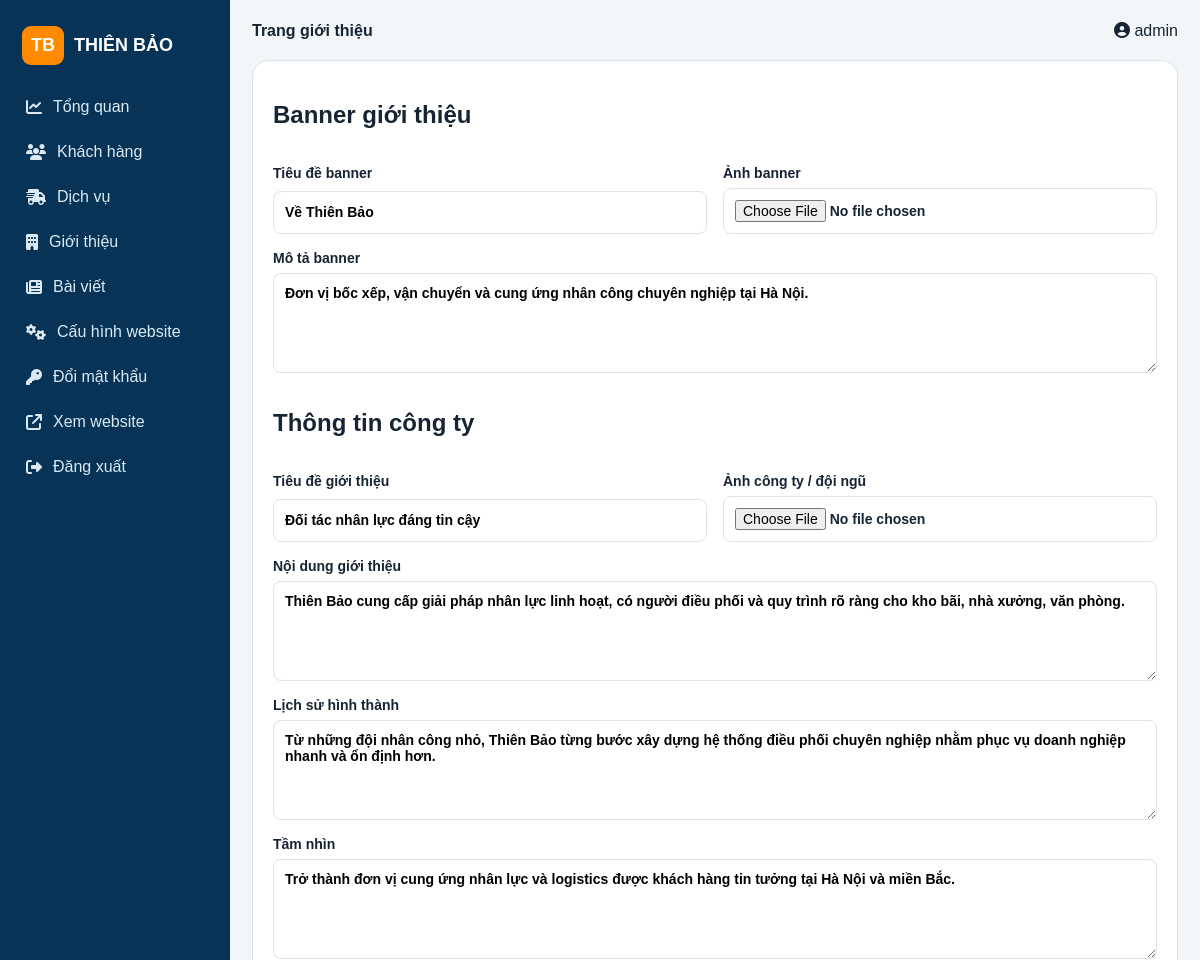
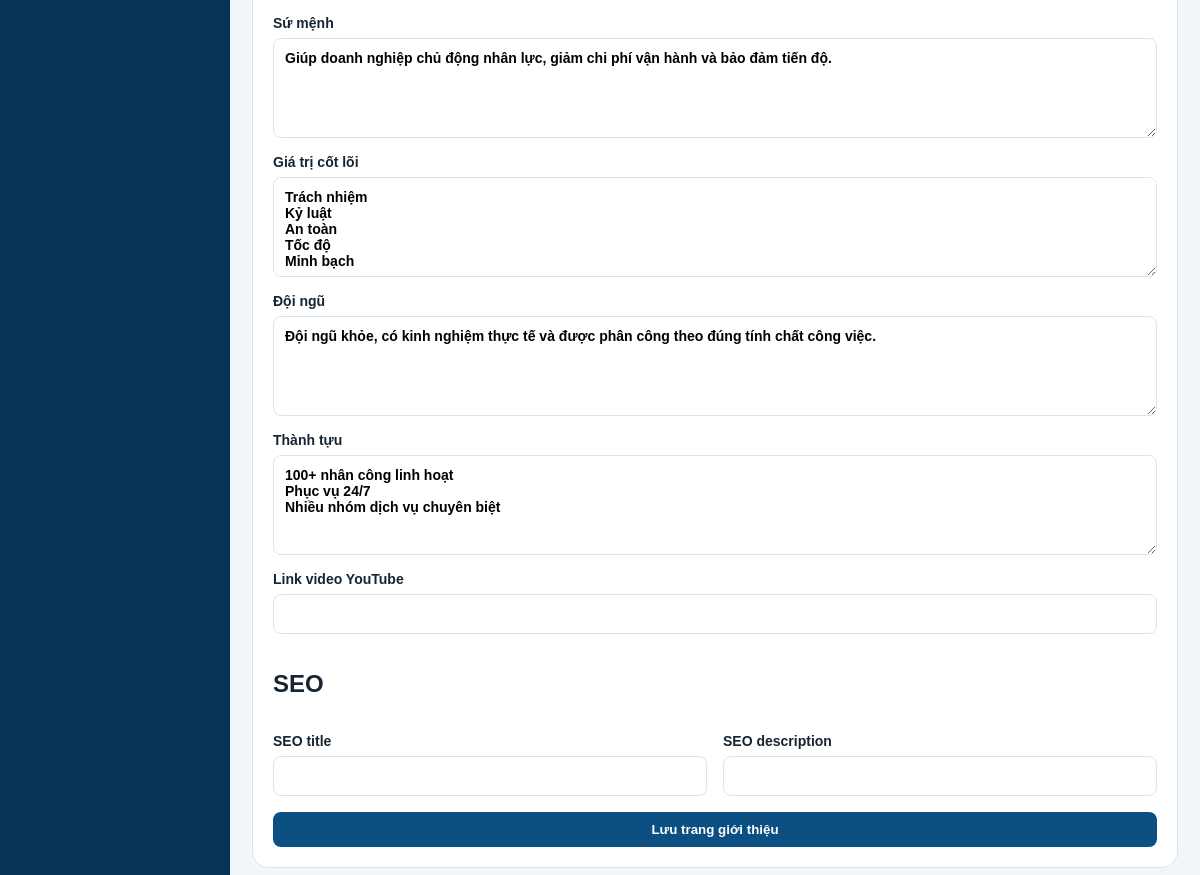
/admin/about (signed in), run on the app's committed database (2 pictures, top to bottom).
### app.py (models this page shows)
class AboutContent(db.Model):
    id=db.Column(db.Integer,primary_key=True); hero_title=db.Column(db.String(220)); hero_subtitle=db.Column(db.String(400)); hero_image=db.Column(db.String(255))
    intro_title=db.Column(db.String(220)); intro_content=db.Column(db.Text); history=db.Column(db.Text); vision=db.Column(db.Text); mission=db.Column(db.Text)
    core_values=db.Column(db.Text); team_content=db.Column(db.Text); achievements=db.Column(db.Text); company_image=db.Column(db.String(255)); video_url=db.Column(db.String(500))
    seo_title=db.Column(db.String(180)); seo_description=db.Column(db.String(320)); updated_at=db.Column(db.DateTime,default=datetime.utcnow,onupdate=datetime.utcnow)

### app.py (the view, shortened to what this page needs)
@app.route('/admin/about',methods=['GET','POST'])
@admin_required
def admin_about():
    obj=AboutContent.query.first() or AboutContent()
    if not obj.id: db.session.add(obj)
    return render_template('admin/about.html',about=obj)

### app.py (called while the page is built)
def setting(key,default=''):
    row=SiteSetting.query.filter_by(key=key).first(); return row.value if row else DEFAULT_SETTINGS.get(key,default)

def csrf_token():
    if '_csrf' not in session: session['_csrf']=secrets.token_urlsafe(24)
    return session['_csrf']

def admin_required(fn):
    @wraps(fn)
    def wrap(*a,**k):
        if not session.get('admin_id'): return redirect(url_for('admin_login',next=request.path))
        return fn(*a,**k)
    return wrap

@app.context_processor
def globals_ctx():
    site={k:setting(k,v) for k,v in DEFAULT_SETTINGS.items()}
    site.update({'logo_image':setting('logo_image'),'favicon':setting('favicon'),'hero_image':setting('hero_image')})
    return {'site':site,'current_year':datetime.now().year,'csrf_token':csrf_token}

@app.before_request
def csrf_guard():
    if request.method=='POST': check_csrf()

### templates/admin/about.html
{% extends 'admin/base.html' %}{% block heading %}Trang giới thiệu{% endblock %}{% block content %}<section class="panel"><form method="post" enctype="multipart/form-data" class="form-grid admin-form"><input type="hidden" name="_csrf" value="{{ csrf_token() }}"><h2 class="full">Banner giới thiệu</h2><label>Tiêu đề banner<input name="hero_title" value="{{ about.hero_title or '' }}"></label><label>Ảnh banner<input type="file" name="hero_image" accept="image/*"></label><label class="full">Mô tả banner<textarea name="hero_subtitle">{{ about.hero_subtitle or '' }}</textarea></label><h2 class="full">Thông tin công ty</h2><label>Tiêu đề giới thiệu<input name="intro_title" value="{{ about.intro_title or '' }}"></label><label>Ảnh công ty / đội ngũ<input type="file" name="company_image" accept="image/*"></label><label class="full">Nội dung giới thiệu<textarea class="editor" name="intro_content">{{ about.intro_content or '' }}</textarea></label><label class="full">Lịch sử hình thành<textarea class="editor" name="history">{{ about.history or '' }}</textarea></label><label class="full">Tầm nhìn<textarea class="editor" name="vision">{{ about.vision or '' }}</textarea></label><label class="full">Sứ mệnh<textarea class="editor" name="mission">{{ about.mission or '' }}</textarea></label><label class="full">Giá trị cốt lõi<textarea name="core_values">{{ about.core_values or '' }}</textarea></label><label class="full">Đội ngũ<textarea class="editor" name="team_content">{{ about.team_content or '' }}</textarea></label><label class="full">Thành tựu<textarea name="achievements">{{ about.achievements or '' }}</textarea></label><label class="full">Link video YouTube<input name="video_url" value="{{ about.video_url or '' }}"></label><h2 class="full">SEO</h2><label>SEO title<input name="seo_title" value="{{ about.seo_title or '' }}"></label><label>SEO description<input name="seo_description" value="{{ about.seo_description or '' }}"></label><button class="button full">Lưu trang giới thiệu</button></form></section>{% endblock %}{% block scripts %}<script src="https://cdn.ckeditor.com/ckeditor5/41.4.2/classic/ckeditor.js"></script><script>document.querySelectorAll('.editor').forEach(e=>ClassicEditor.create(e))</script>{% endblock %}

### static/css/admin.css (style rules this page uses)
:root { --p:#0b4f83;--pd:#073456;--a:#ff8a00;--bg:#f3f6f9;--line:#dbe4ec;--text:#172433;--muted:#6b7c8d }
* { box-sizing:border-box }
body { margin:0;font-family:Arial,sans-serif;background:var(--bg);color:var(--text) }
.panel { background:#fff;border:1px solid var(--line);border-radius:17px;padding:20px;margin-bottom:20px }
.button,button { border:0;background:var(--p);color:#fff;padding:10px 15px;border-radius:8px;text-decoration:none;cursor:pointer;font-weight:700 }
.filters input,.filters select,.admin-form input,.admin-form select,.admin-form textarea,td select,td textarea { padding:11px;border:1px solid var(--line);border-radius:8px;font:inherit;width:100% }
.form-grid { display:grid;grid-template-columns:1fr 1fr;gap:16px }
.admin-form label { display:grid;gap:7px;font-weight:700;font-size:14px }
.admin-form textarea { min-height:100px }
.full { grid-column:1/-1 }

### data on the page
AboutContent: hero_title "Về Thiên Bảo", hero_subtitle "Đơn vị bốc xếp, vận chuyển và cung ứng nhân công chuyên nghiệp tại Hà Nội.", intro_title "Đối tác nhân lực đáng tin cậy", intro_content "Thiên Bảo cung cấp giải pháp nhân lực linh hoạt, có người điều phối và quy trình rõ ràng cho kho bãi, nhà xưởng, văn phòng.", history "Từ những đội nhân công nhỏ, Thiên Bảo từng bước xây dựng hệ thống điều phối chuyên nghiệp nhằm phục vụ doanh nghiệp nhanh và ổn định hơn.", vision "Trở thành đơn vị cung ứng nhân lực và logistics được khách hàng tin tưởng tại Hà Nội và miền Bắc.", mission "Giúp doanh nghiệp chủ động nhân lực, giảm chi phí vận hành và bảo đảm tiến độ.", core_values "Trách nhiệm Kỷ luật An toàn Tốc độ Minh bạch", team_content "Đội ngũ khỏe, có kinh nghiệm thực tế và được phân công theo đúng tính chất công việc.", achievements "100+ nhân công linh hoạt Phục vụ 24/7 Nhiều nhóm dịch vụ chuyên biệt"

### other printed values
{{ session.admin_username }} "admin"
